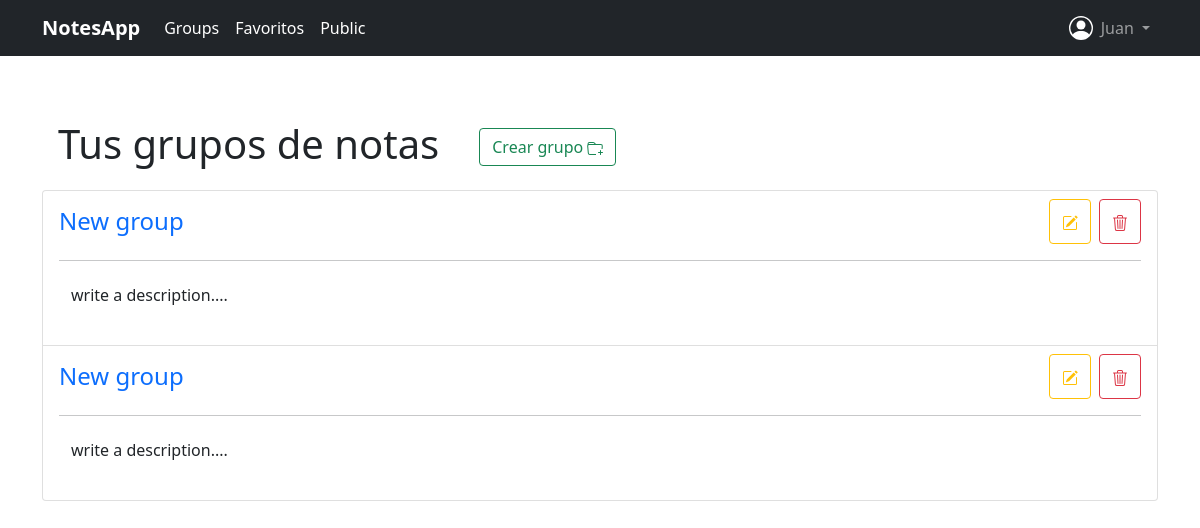
/myapp/groups/ (signed in), run on an earlier commit of the app's database.
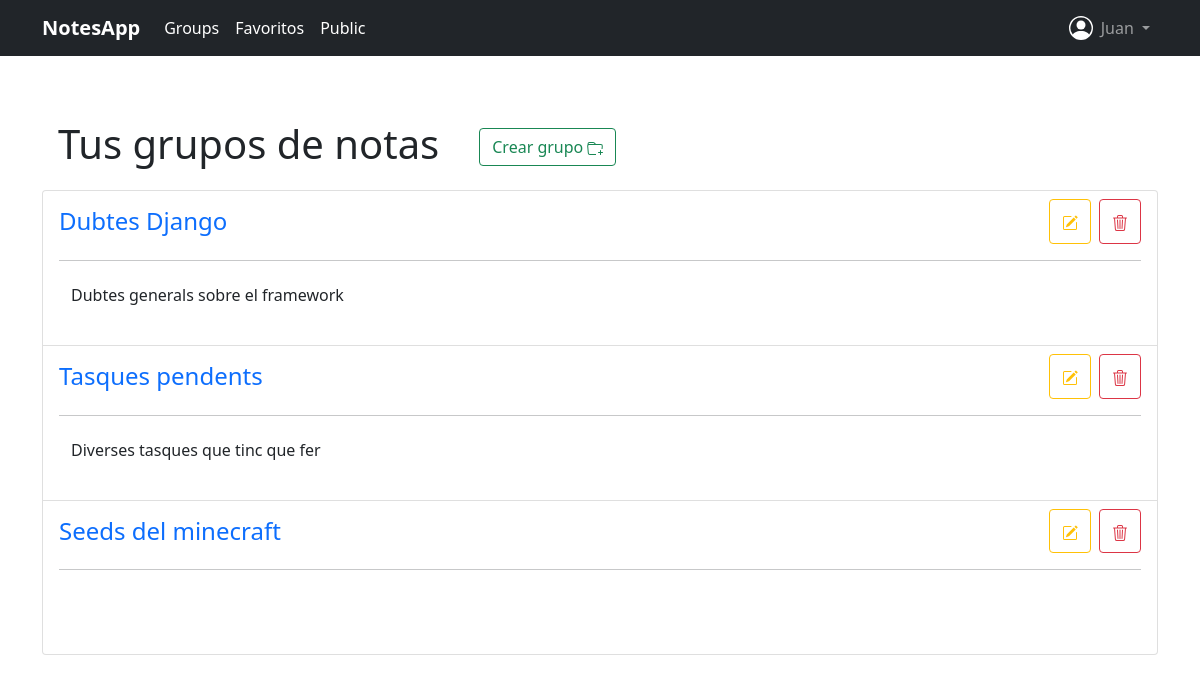
And on a later commit of the database.
### myapp/models.py (models this page shows, shortened)
class NotesGroup(models.Model):
    title = models.CharField(null=False, max_length=50)
    description = models.TextField()
    user = models.ForeignKey(User, on_delete=models.CASCADE, null=True)

### myapp/views.py (the view)
# urls.py: path('groups/', notesGroups, name='notes_groups'),
@login_required
@require_GET
def notesGroups(request: HttpRequest):
    notesGroups = NotesGroup.objects.all()
    return render(request, 'notes_groups.html', {"notes_groups_list": notesGroups})

### myapp/templates/notes_groups.html (shortened to what this page needs)
{% extends 'base.html' %}
{% block content %}
<div class="container">
    <header class="d-flex flex-wrap">
        <h1 class="text-center m-3">Tus grupos de notas</h1>
        <button type="button" class="btn btn-outline-success m-4" data-bs-toggle="modal" data-bs-target="#create_group_modal">
            Crear grupo
            <i>
            </i>
        </button>
    </header>
    <table>
        <ul class="list-group">
            {% for notes_group in notes_groups_list %}
                {% if notes_group.user == user %}
                    <li class="list-group-item">
                        <header class="d-flex flex-wrap">
                            <h4 class="flex-grow-1 mt-2"><a class="text-decoration-none" href="/myapp/group/{{ notes_group.id }}">{{ notes_group.title }}</a></h4>
                            <button type="button" class="btn btn-outline-warning me-2" data-bs-toggle="modal" data-bs-target="#update_group_modal{{ notes_group.id }}">
                            </button>
                            <button type="button" class="btn btn-outline-danger" data-bs-toggle="modal" data-bs-target="#delete_group_modal{{ notes_group.id }}">
                            </button>
                        </header>
                        <hr>
                        <form id="{{ notes_group.id }}" action={% url 'notes_groups_update' notes_group.id %} method="post">
                            <textarea style="resize: none; border: 0px;" class="form-control" name="description" onchange="document.getElementById({{ notes_group.id }}).submit()">{{ notes_group.description }}</textarea>
                        </form>
                    </li>
                {% endif %}
            {% endfor %}
        </ul>
    </table>
</div>
{% endblock %}

### myapp/templates/base.html (shortened to what this page needs)
{% load static %}
<!DOCTYPE html>
<html lang="en">
<head>
    <link rel="stylesheet" href={% static 'css/bootstrap.min.css' %}>
</head>
<body>
    <div class="mb-5">
        <nav class="navbar navbar-expand-lg bg-dark navbar-dark">
            <div class="container">
                <a class="navbar-brand fw-bold bs-body-light" href={% url 'home' %}>NotesApp</a>
                <div class="collapse navbar-collapse" id="navbarSupportedContent">
                    <ul class="navbar-nav me-auto mb-2 mb-lg-0">
                        {% if not user.is_authenticated %}
                            <li class="nav-item">
                                <a class="nav-link active" aria-current="page" href={% url 'login' %}>Login</a>
                            </li>
                            <li class="nav-item">
                                <a class="nav-link active" aria-current="page" href={% url 'register' %}>Register</a>
                            </li>
                        {% else %}
                            <li class="nav-item">
                                <a class="nav-link active" aria-current="page" href={% url 'notes_groups' %}>Groups</a>
                            </li>
                            <li class="nav-item">
                                <a class="nav-link active" aria-current="page" href={% url 'favourite_notes' user.id %}>Favoritos</a>
                            </li>
                            <li class="nav-item">
                                <a class="nav-link active" aria-current="page" href={% url 'public_notes' %}>Public</a>
                            </li>
                        {% endif %}
                    </ul>
                </div>
                {% if user.is_authenticated %}
                    <div class="collapse navbar-collapse">
                        <ul class="navbar-nav ms-auto mb-lg-0">
                            <li class="nav-item">
                                <i>
                                </i>
                            </li>
                            <li class="nav-item dropdown">
                                <a class="nav-link dropdown-toggle {% if user.is_staff %}text-danger{% endif %}" href="#" id="navbarDropdownMenuLink" role="button" data-bs-toggle="dropdown" aria-expanded="false">
                                    {{ user }}
                                </a>
                            </li>
                        </ul>
                    </div>
                {% endif %}
            </div>
        </nav>
    </div>
    {% block content %}
    {% endblock %}
</body>
</html>

What changed in the data, as far as the page shows it:
removed NotesGroup: title "New group", description "write a description...."
removed NotesGroup: title "New group", description "write a description...."
added NotesGroup: title "Dubtes Django", description "Dubtes generals sobre el framework"
added NotesGroup: title "Tasques pendents", description "Diverses tasques que tinc que fer"
added NotesGroup: title "Seeds del minecraft"
